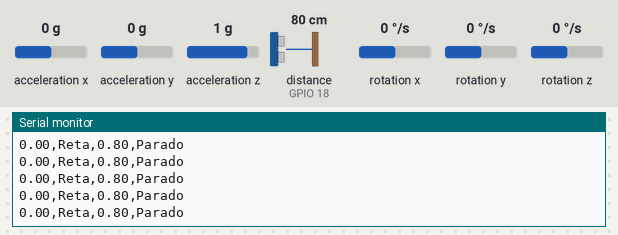
The program below on a simulated ESP32. Parts: the last lines printed to the serial monitor. Wiring (inferred from the names in the program): ultrasonic range finder: trigger GPIO 5; echo GPIO 18. The test bench sets the inputs (shaded band); at power-on: acceleration x 0 g, acceleration y 0 g, distance to the obstacle (sensor on GPIO 18) 80 cm, acceleration z 1 g, rotation x 0 °/s, rotation y 0 °/s, rotation z 0 °/s. The echo pulse lasts 58.3 µs per cm.

Above: at 4.6 s.
4.7 s: acceleration x set to -1.4 g
At 5.8 s:
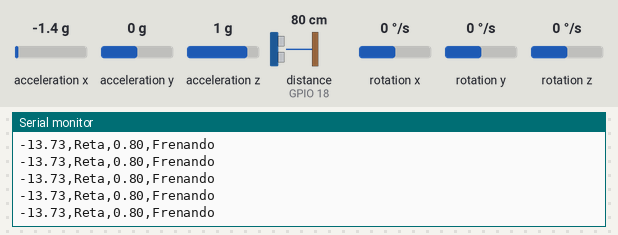
6.2 s: acceleration y set to -1.4 g
At 7.2 s:
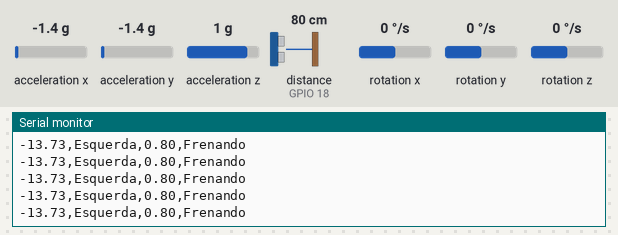
8.1 s: distance to the obstacle (sensor on GPIO 18) set to 299 cm
At 8.14 s:
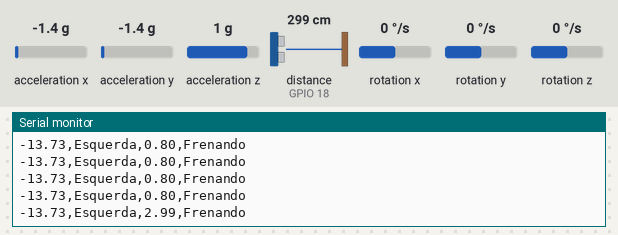
11.1 s: acceleration x set to 0 g
At 11.9 s:
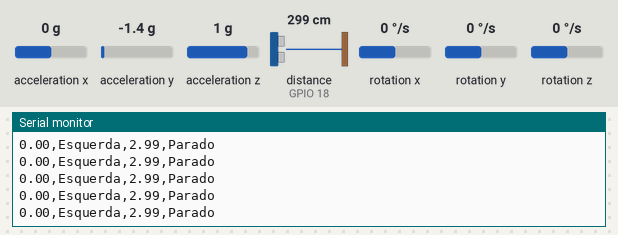
13.3 s: acceleration y set to 0.8 g
At 14.1 s:
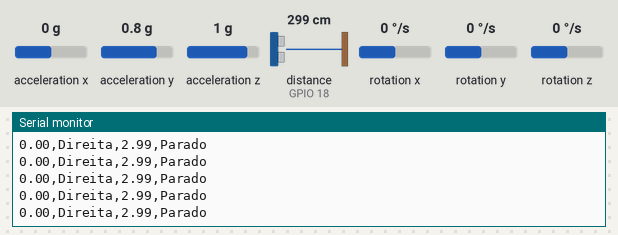
15.4 s: acceleration x set to -0.8 g
At 16.1 s:
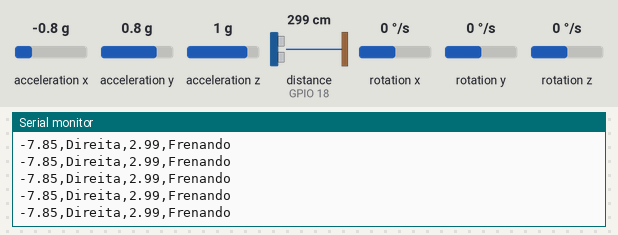
Timing chart, 0 to 17.9 s (numbered marks = the images above; inputs shaded):
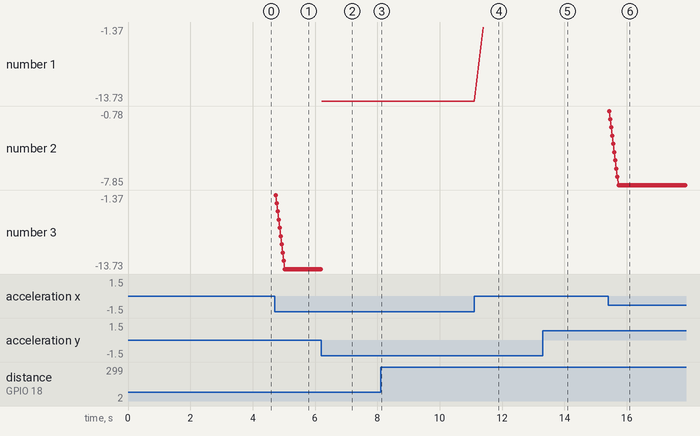

The program:

main.cpp
```cpp
#include <Wire.h>
#include <MPU6050.h>

MPU6050 mpu;

// ================= MPU6050 =================
float offsetX = 0, offsetY = 0;

#define FILTER_SIZE 10
float ax_buffer[FILTER_SIZE];
float ay_buffer[FILTER_SIZE];
int idx = 0;

#define LIMIAR_MOV 0.5
#define LIMIAR_CURVA 0.7
const float G = 9.81;

// ================= ULTRASSÔNICO =================
const int trigPin = 5;
const int echoPin = 18;

float medirDistancia() {
  digitalWrite(trigPin, LOW);
  delayMicroseconds(2);
  digitalWrite(trigPin, HIGH);
  delayMicroseconds(10);
  digitalWrite(trigPin, LOW);

  long d = pulseIn(echoPin, HIGH, 30000);
  if (d == 0) return -1;
  return d * 0.000343 / 2.0;
}

void calibrarSensor() {
  const int N = 500;
  float sx = 0, sy = 0;
  for (int i = 0; i < N; i++) {
    int16_t ax, ay, az;
    mpu.getAcceleration(&ax, &ay, &az);
    sx += ax / 4096.0;
    sy += ay / 4096.0;
    delay(5);
  }
  offsetX = sx / N;
  offsetY = sy / N;
}

void setup() {
  Serial.begin(115200);
  Wire.begin(21, 22);

  pinMode(trigPin, OUTPUT);
  pinMode(echoPin, INPUT);

  mpu.initialize();
  mpu.setFullScaleAccelRange(MPU6050_ACCEL_FS_8);
  calibrarSensor();
}

void loop() {
  static unsigned long t0 = 0;
  if (millis() - t0 < 33) return; // ~30 Hz
  t0 = millis();

  int16_t ax, ay, az;
  mpu.getAcceleration(&ax, &ay, &az);

  float ax_ms2 = ((ax / 4096.0) - offsetX) * G;
  float ay_ms2 = ((ay / 4096.0) - offsetY) * G;

  ax_buffer[idx] = ax_ms2;
  ay_buffer[idx] = ay_ms2;
  idx = (idx + 1) % FILTER_SIZE;

  float ax_f = 0, ay_f = 0;
  for (int i = 0; i < FILTER_SIZE; i++) {
    ax_f += ax_buffer[i];
    ay_f += ay_buffer[i];
  }
  ax_f /= FILTER_SIZE;
  ay_f /= FILTER_SIZE;

  String estado = "Parado";
  if (ax_f > LIMIAR_MOV) estado = "Acelerando";
  else if (ax_f < -LIMIAR_MOV) estado = "Frenando";

  String curva = "Reta";
  if (ay_f > LIMIAR_CURVA) curva = "Direita";
  else if (ay_f < -LIMIAR_CURVA) curva = "Esquerda";

  float dist = medirDistancia();

  // CSV FINAL
  Serial.printf("%.2f,%s,%.2f,%s\n", ax_f, curva.c_str(), dist, estado.c_str());
}
```

Measured:
- after the input at 4.7 s, the serial monitor: prints a new line at once (image 1)
- after the input at 6.2 s, the serial monitor: prints a new line at once (image 2)
- after the input at 8.1 s, the serial monitor: prints a new line at once (image 3)
- after the input at 11.1 s, the serial monitor: prints a new line at once (image 4)
- after the input at 13.3 s, the serial monitor: prints a new line after 0.22 s (image 5)
- after the input at 15.4 s, the serial monitor: prints a new line at once (image 6)
- plotted number 1: -13.73 → -1.37 after the input at 11.1 s
